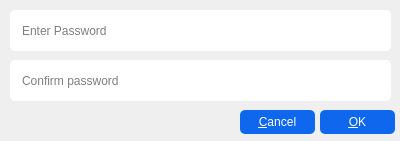
<?xml version="1.0" encoding="UTF-8"?>
<ui version="4.0">
 <class>ResetPass</class>
 <widget class="QWidget" name="ResetPass">
  <property name="geometry">
   <rect>
    <x>0</x>
    <y>0</y>
    <width>400</width>
    <height>141</height>
   </rect>
  </property>
  <property name="minimumSize">
   <size>
    <width>400</width>
    <height>141</height>
   </size>
  </property>
  <property name="maximumSize">
   <size>
    <width>400</width>
    <height>141</height>
   </size>
  </property>
  <property name="windowTitle">
   <string>Placeholder</string>
  </property>
  <widget class="QLineEdit" name="ChangePassLine">
   <property name="geometry">
    <rect>
     <x>10</x>
     <y>10</y>
     <width>381</width>
     <height>41</height>
    </rect>
   </property>
   <property name="styleSheet">
    <string notr="true">QLineEdit{
    padding: 10px;
    border-radius: 5px;
}</string>
   </property>
   <property name="echoMode">
    <enum>QLineEdit::Normal</enum>
   </property>
   <property name="placeholderText">
    <string>Enter Password</string>
   </property>
  </widget>
  <widget class="QLineEdit" name="ConfirmChgPassLine">
   <property name="geometry">
    <rect>
     <x>10</x>
     <y>60</y>
     <width>381</width>
     <height>41</height>
    </rect>
   </property>
   <property name="styleSheet">
    <string notr="true">QLineEdit{
    padding: 10px;
    border-radius: 5px;
}</string>
   </property>
   <property name="echoMode">
    <enum>QLineEdit::Normal</enum>
   </property>
   <property name="placeholderText">
    <string>Confirm password</string>
   </property>
  </widget>
  <widget class="QPushButton" name="OKBtn">
   <property name="geometry">
    <rect>
     <x>320</x>
     <y>110</y>
     <width>75</width>
     <height>24</height>
    </rect>
   </property>
   <property name="styleSheet">
    <string notr="true">QPushButton{
    color: white;
    background-color: #0e67ed;
    border-radius: 5px;
    padding: 5px;
}</string>
   </property>
   <property name="text">
    <string>&amp;OK</string>
   </property>
  </widget>
  <widget class="QPushButton" name="CancelBtn">
   <property name="geometry">
    <rect>
     <x>240</x>
     <y>110</y>
     <width>75</width>
     <height>24</height>
    </rect>
   </property>
   <property name="styleSheet">
    <string notr="true">QPushButton{
    color: white;
    background-color: #0e67ed;
    border-radius: 5px;
    padding: 5px;
}</string>
   </property>
   <property name="text">
    <string>&amp;Cancel</string>
   </property>
  </widget>
 </widget>
 <resources/>
 <connections/>
</ui>
